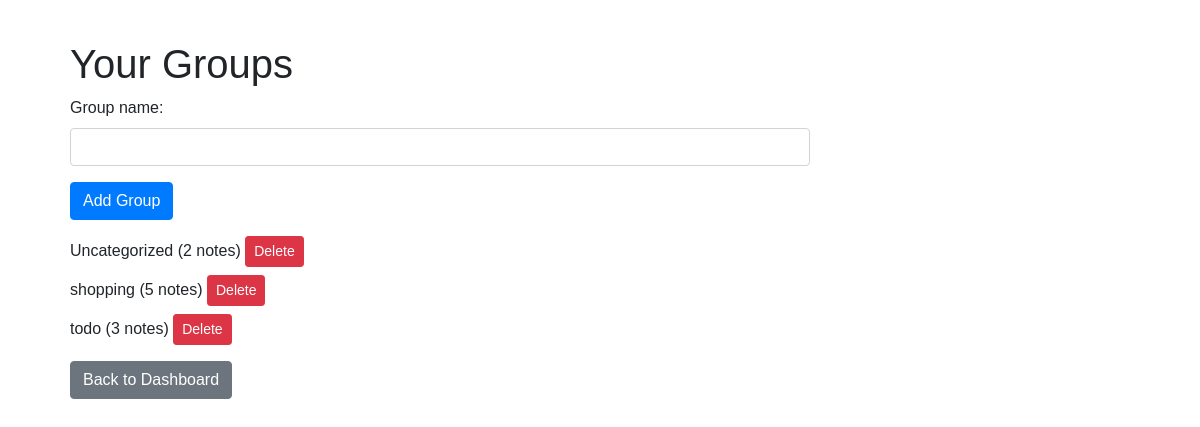
The app's page /groups (signed in), older data.
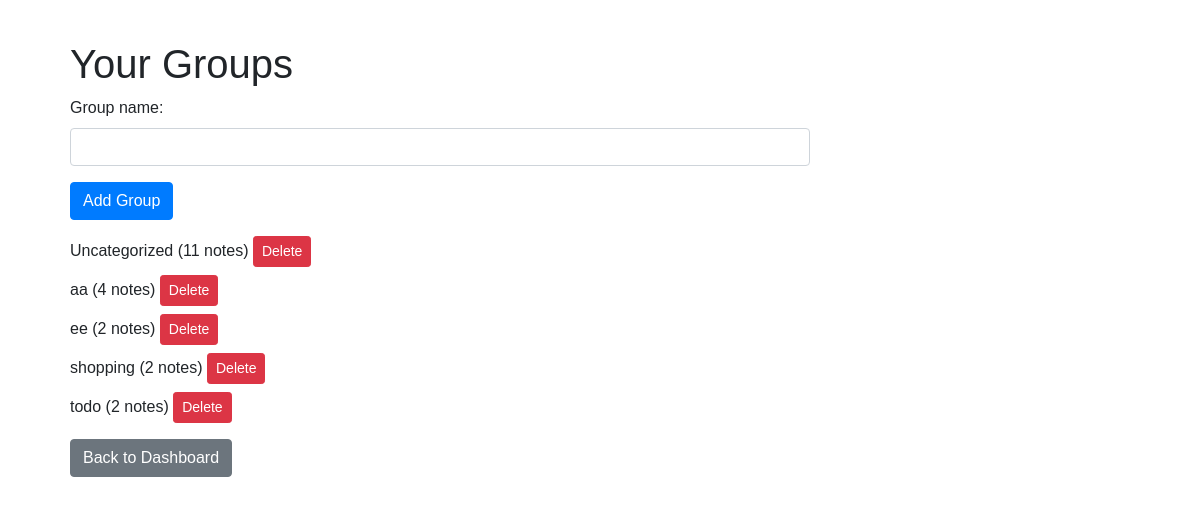
The same page, newer data.
### app.py (models this page shows)
class Group(db.Model):
    __tablename__ = 'groups'
    id = db.Column(db.Integer, primary_key=True)
    name = db.Column(db.String(100), nullable=False)
    user_id = db.Column(db.Integer, db.ForeignKey('users.id'), nullable=False)
    notes = db.relationship('Note', backref='group', lazy=True)

### app.py (the view, shortened to what this page needs)
@app.route('/groups', methods=['GET', 'POST'])
@login_required
def groups():
    if isinstance(current_user, User):
        user_id = current_user.id
        members = current_user.members
    else:
        user_id = current_user.user.id
        members = Member.query.filter_by(user_id=user_id).all()
    member_user_ids = [member.user_id for member in members]
    visible_user_ids = [user_id] + member_user_ids
    groups = Group.query.filter(Group.user_id.in_(visible_user_ids)).order_by(Group.name.asc()).all()
    uncategorized_group = None
    for group in groups:
        if group.name == "Uncategorized":
            uncategorized_group = group
            break
    if not uncategorized_group:
        uncategorized_group = Group(name="Uncategorized", user_id=user_id)
        db.session.add(uncategorized_group)
        db.session.commit()
        groups.append(uncategorized_group)
    return render_template('groups.html', groups=groups)

### app.py (called while the page is built)
@login_manager.user_loader
def load_user(user_id):
    if user_id.startswith("member_"):
        member_id = int(user_id.split("_")[1])
        return Member.query.get(member_id)
    else:
        return User.query.get(int(user_id))

### templates/groups.html (shortened to what this page needs)
{% extends 'base.html' %}
{% block content %}
<div class="container">
    <h1>Your Groups</h1>
    <form method="post" action="{{ url_for('groups') }}" class="mb-3">
        <div class="form-group">
            <label for="group_name">Group name:</label>
            <input type="text" name="group_name" class="form-control" required>
        </div>
        <input type="submit" value="Add Group" class="btn btn-primary">
    </form>
    <ul class="list-unstyled">
        {% for group in groups %}
            <li class="mb-2">{{ group.name }}
                {% if group.notes %}
                    ({{ group.notes|length }} notes)
                {% endif %}
                {% if current_user.role == 'admin' %}
                    <button class="btn btn-danger btn-sm" data-toggle="modal" data-target="#confirm-delete-{{ group.id }}">Delete</button>
                {% endif %}
            </li>
        {% endfor %}
    </ul>
    <a href="{{ url_for('dashboard') }}" class="btn btn-secondary">Back to Dashboard</a>
</div>
{% endblock %}

Row changes from the older to the newer data that the page shows:
computed for Group "Uncategorized": notes|length "2" → "11"
added Group: name "aa", notes|length "4"
added Group: name "ee", notes|length "2"
computed for Group "shopping": notes|length "5" → "2"
computed for Group "todo": notes|length "3" → "2"
